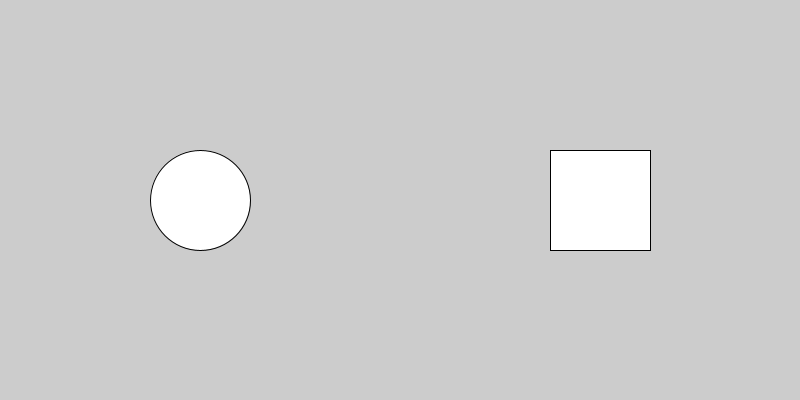
Frame 1 (no input)
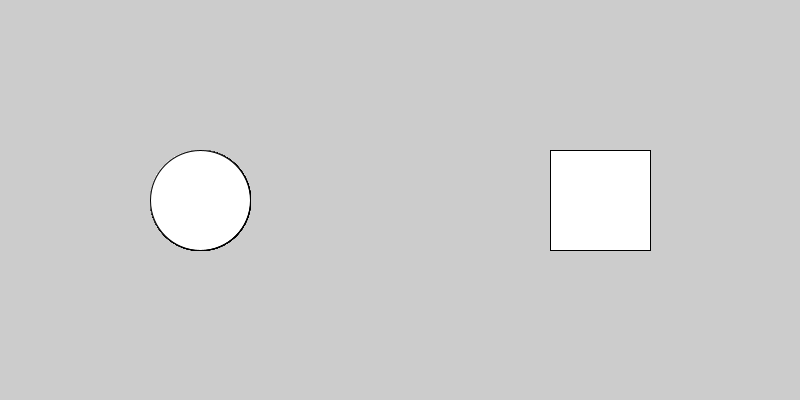
Frame 60 (the mouse pressed at the canvas centre just before this capture)
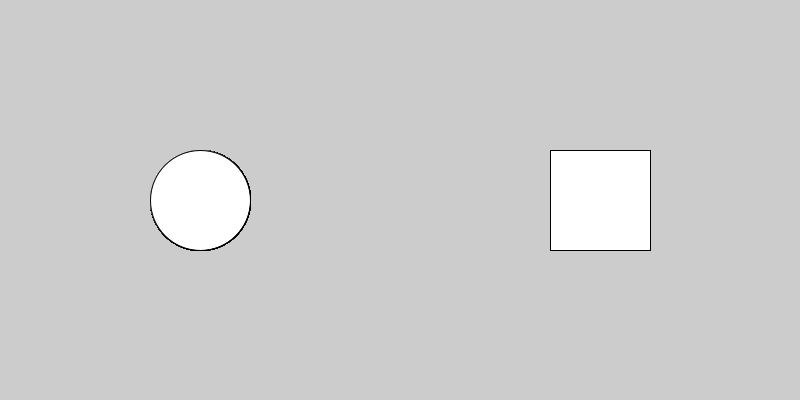
Frame 120 (the mouse held since frame 60 and released just before this capture)

The Processing sketch that drew these frames (run headless with seeded random() and noise(); from frame 60 on, the mouse is pressed at the canvas centre):

// Processing sketch: Quiz_test
// ── Quiz_test.pde
color[] c = new color[10];
color[] c2 = new color[10];
int inc=0;

void setup(){
  size(800,400);
  for(int i = 0; i < c.length; i++){
    c[i] = color(random(0, 255), random(0,255), random(0,255));
  }
  
  for(int i = 0; i < c2.length; i++){
    c2[i] = color(random(0, 255), random(0,255), random(0,255));
  }
}

void draw(){
  
    if(inc < 9){
    inc++;
  } else {
    inc = 0;
  }
  
  if(mousePressed & dist(mouseX, mouseY, 100, 100) <50){
    noStroke();
    fill(c[inc]);
    rect(width/4,height/2,400,400);
  } 
  
  if(mousePressed & mouseX > width*3/4 -50 && mouseY > height/2 - 50  && mouseX < width*3/4 + 50 && mouseY < height/2 + 50){
    noStroke();
    fill(c[inc]);
    rect(width*3/4,height/2,400,400);
  } 
  
  
  //noStroke();
  //fill(c[inc]);
  //rect(width/4,height/2,400,400);
  //noStroke();
  //fill(c2[inc]);
  //rect(width*3/4,height/2, 400,400);
  
  fill(255);
  ellipse(width/4, height/2, 100, 100);
  rectMode(CENTER);
  rect(width*3/4, height/2, 100, 100);
}

//void mousePressed(){
  
  //if(inc < 9){
  //  inc++;
  //} else {
  //  inc = 0;
  //}
//}
